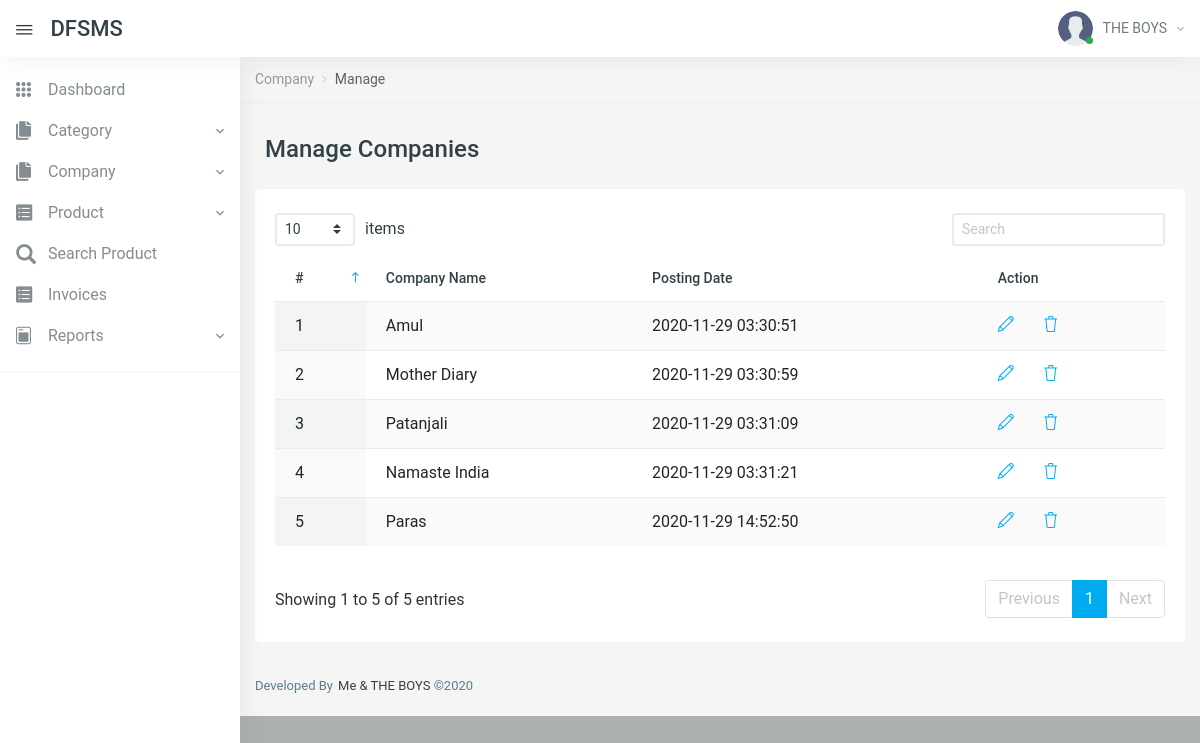
The app's page /dfsms/manage-companies.php (signed in) with its own data.
### tables this page shows
CREATE TABLE `tblcompany` (
  `id` int(11) NOT NULL,
  `CompanyName` varchar(150) DEFAULT NULL,
  `PostingDate` timestamp NULL DEFAULT current_timestamp()
);

### dfsms/manage-companies.php (the view, shortened to what this page needs)
<?php
include('includes/config.php');
if (strlen($_SESSION['aid']==0)) {
  header('location:logout.php');
  } else{
?>
<!DOCTYPE html>
<html lang="en">
<head>
    <link href="vendors/datatables.net-dt/css/jquery.dataTables.min.css" rel="stylesheet" type="text/css" />
    <link href="vendors/datatables.net-responsive-dt/css/responsive.dataTables.min.css" rel="stylesheet" type="text/css" />
    <link href="vendors/jquery-toggles/css/toggles.css" rel="stylesheet" type="text/css">
    <link href="vendors/jquery-toggles/css/themes/toggles-light.css" rel="stylesheet" type="text/css">
    <link href="dist/css/style.css" rel="stylesheet" type="text/css">
</head>
<body>
	<div class="hk-wrapper hk-vertical-nav">
<?php include_once('includes/navbar.php');
include_once('includes/sidebar.php');
?>
        <div class="hk-pg-wrapper">
            <nav class="hk-breadcrumb" aria-label="breadcrumb">
                <ol class="breadcrumb breadcrumb-light bg-transparent">
<li class="breadcrumb-item"><a href="#">Company</a></li>
<li class="breadcrumb-item active" aria-current="page">Manage</li>
                </ol>
            </nav>
            <div class="container">
<div class="hk-pg-header">
 <h4 class="hk-pg-title"><span class="pg-title-icon"><span class="feather-icon"><i data-feather="database"></i></span></span>Manage Companies</h4>
                </div>
                <div class="row">
                    <div class="col-xl-12">
                        <section class="hk-sec-wrapper">
                            <div class="row">
                                <div class="col-sm">
                                    <div class="table-wrap">
                                        <table id="datable_1" class="table table-hover w-100 display pb-30">
                                            <thead>
                                                <tr>
                                                    <th>#</th>
                                                    <th>Company Name</th>
                                                    <th>Posting Date</th>
                                                    <th>Action</th>
                                                </tr>
                                            </thead>
                                            <tbody>
<?php
$rno=mt_rand(10000,99999);
$query=mysqli_query($con,"select * from tblcompany");
$cnt=1;
while($row=mysqli_fetch_array($query))
{
?>
<tr>
<td><?php echo $cnt;?></td>
<td><?php echo $row['CompanyName'];?></td>
<td><?php echo $row['PostingDate'];?></td>
<td>
<a href="edit-company.php?compid=<?php echo base64_encode($row['id'].$rno);?>" class="mr-25" data-toggle="tooltip" data-original-title="Edit"> <i class="icon-pencil"></i></a>
<a href="manage-companies.php?del=<?php echo base64_encode($row['id'].$rno);?>" data-toggle="tooltip" data-original-title="Delete" onclick="return confirm('Do you really want to delete?');"> <i class="icon-trash txt-danger"></i> </a>
</td>
</tr>
<?php
$cnt++;
} ?>
                                            </tbody>
                                        </table>
                                    </div>
                                </div>
                            </div>
                        </section>
                    </div>
                </div>
            </div>
<?php include_once('includes/footer.php');?>
        </div>
    </div>
</body>
</html>
<?php } ?>

### dfsms/includes/navbar.php (shortened to what this page needs)
     <nav class="navbar navbar-expand-xl navbar-light fixed-top hk-navbar">
            <a id="navbar_toggle_btn" class="navbar-toggle-btn nav-link-hover" href="javascript:void(0);"><i class="ion ion-ios-menu"></i></a>
            <a class="navbar-brand" href="dashboard.php">DFSMS
            </a>
            <ul class="navbar-nav hk-navbar-content">
                <li class="nav-item dropdown dropdown-authentication">
                    <a class="nav-link dropdown-toggle no-caret" href="#" role="button" data-toggle="dropdown" aria-haspopup="true" aria-expanded="false">
                        <div class="media">
                            <div class="media-img-wrap">
                                <div class="avatar">
                                    <img src="dist/img/user.png" alt="user" class="avatar-img rounded-circle">
                                </div>
                                <span class="badge badge-success badge-indicator"></span>
                            </div>
<?php
$adminid=$_SESSION['aid'];
$query=mysqli_query($con,"select AdminName from tbladmin where id='$adminid'");
$row=mysqli_fetch_array($query);
?>
                            <div class="media-body">
                                <span><?php echo $row['AdminName'];?><i class="zmdi zmdi-chevron-down"></i></span>
                            </div>
                        </div>
                    </a>
                </li>
            </ul>
        </nav>

### records on screen
tblcompany: CompanyName "Amul", PostingDate "2020-11-29 03:30:51"
tblcompany: CompanyName "Mother Diary", PostingDate "2020-11-29 03:30:59"
tblcompany: CompanyName "Patanjali", PostingDate "2020-11-29 03:31:09"
tblcompany: CompanyName "Namaste India", PostingDate "2020-11-29 03:31:21"
tblcompany: CompanyName "Paras", PostingDate "2020-11-29 14:52:50"

### other values on screen
$row['AdminName'] "THE BOYS"
